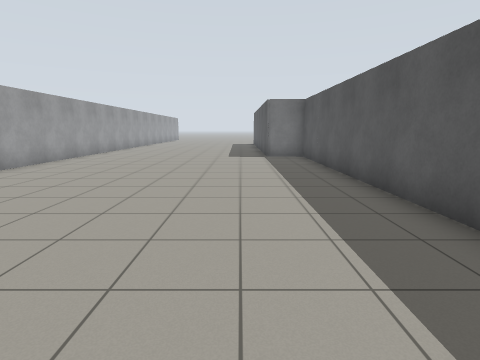
[1] (above)

22 first-person views from a walk through a world built for the Gazebo simulator. The camera is 1.2 m above the floor, tilts 10° down and sees 80° across. Floor lines are 1 m apart. The floor is counted in squares, 1 m on a side. Each view is taken from the middle of a square. On the plan, view 1 faces up. The plan holds only what a view shows up to about 12 squares ahead; the rest is blank. The place goes on beyond the plan.

[2]
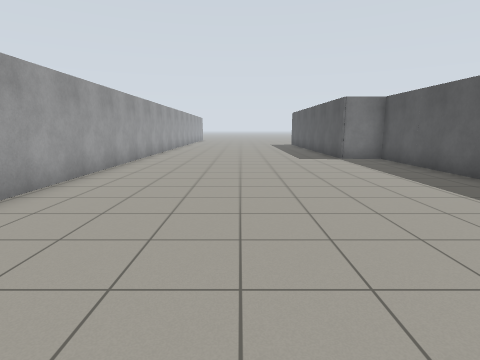

[3]
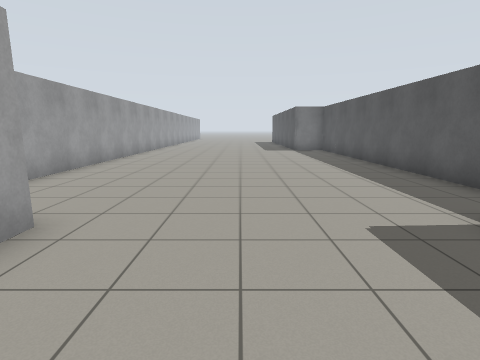

[4]
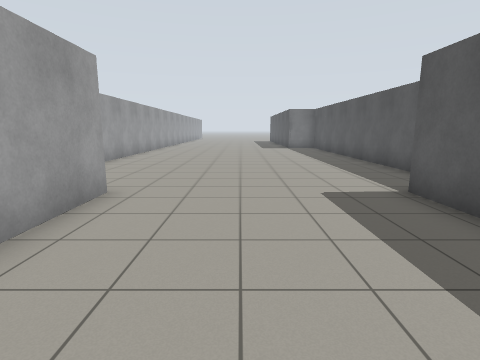

[5]
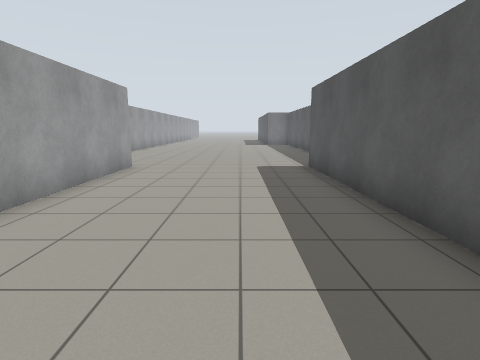

[6]
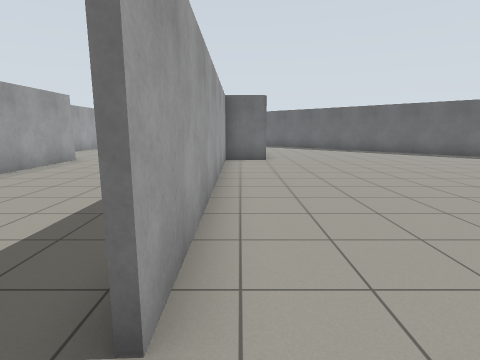

[7]
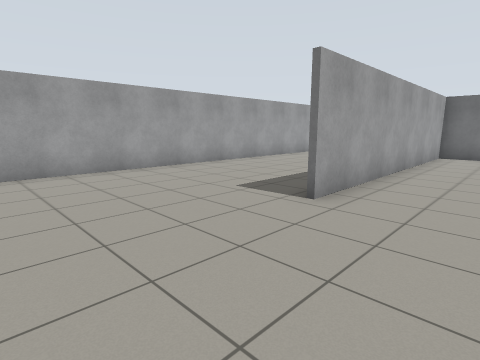

[8]
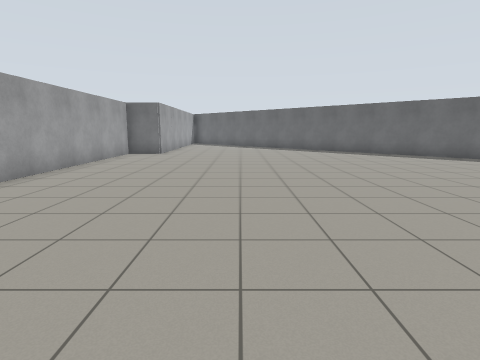

[9]
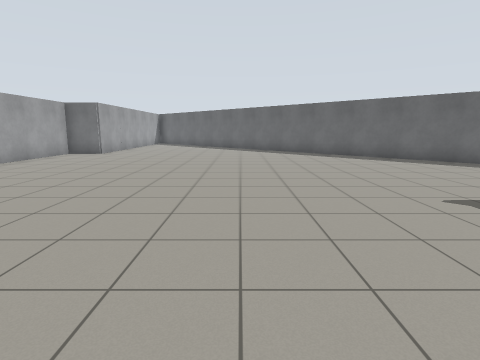

[10]
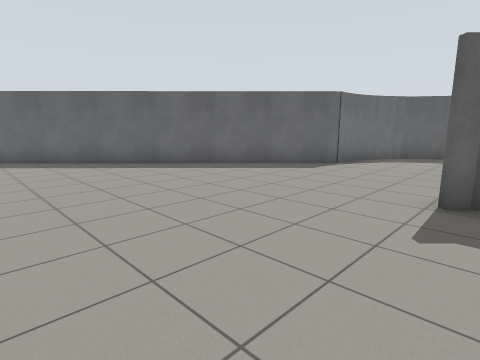

[11]
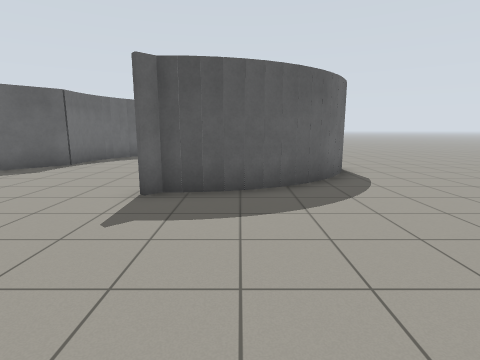

[12]
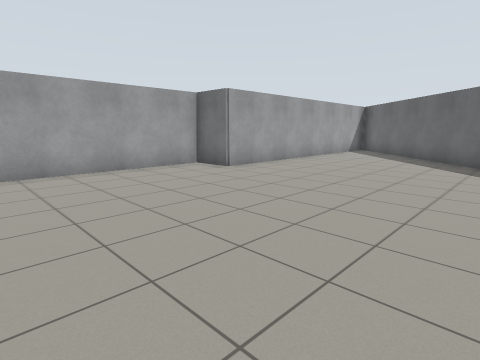

[13]
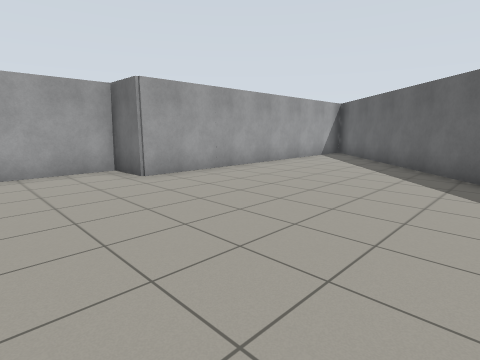

[14]
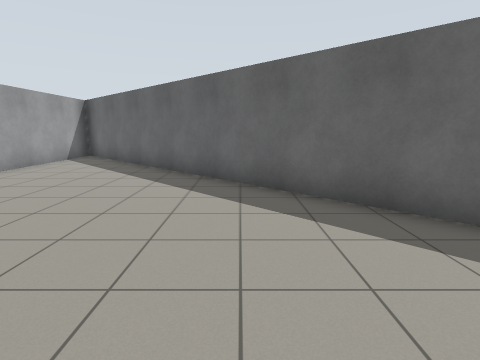

[15]
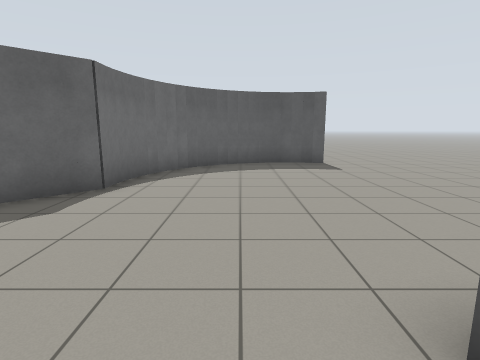

[16]
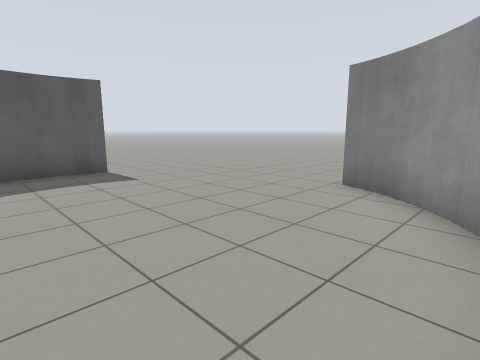

[17]
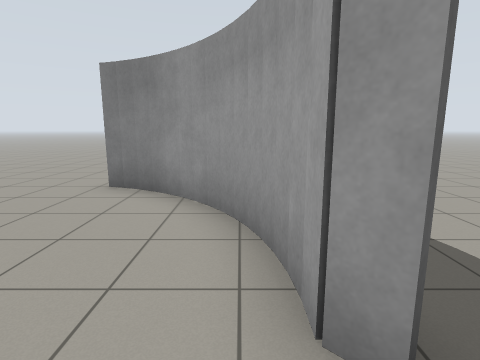

[18]
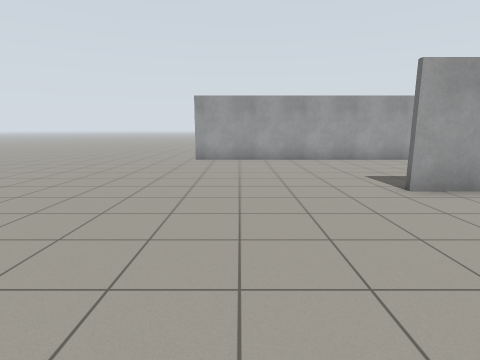

[19]
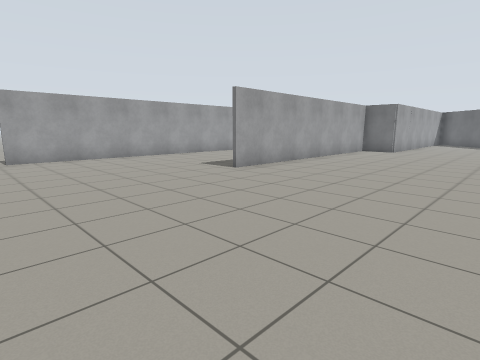

[20]
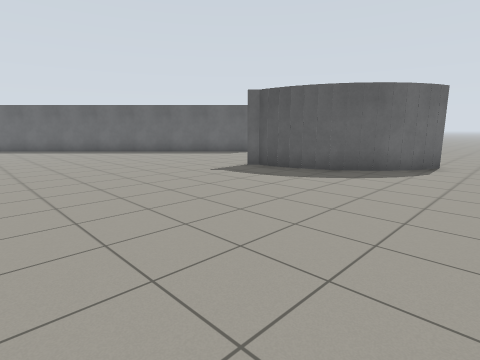

[21]
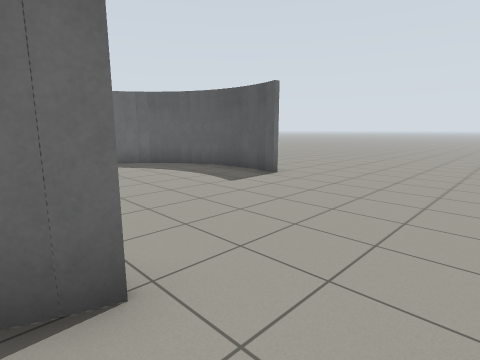

[22]
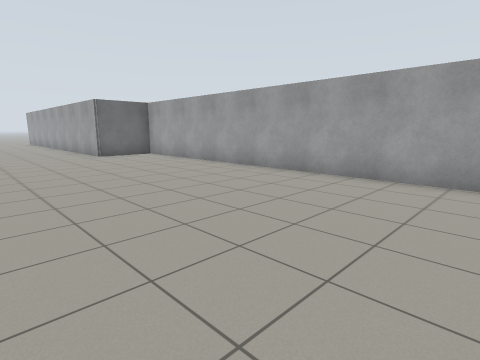

### Floor plan
Points are (right, up) in squares from view 1. A wall is a line through its corners. A room is listed if a view was taken in it or the views show most of it. See-through windows are left out.
Room 1 (views 1, 2, 3, 4, 5, 6, 7, 8, 9, 10, 11, 12, 13, 14, 15, 16, 17, 18, 19, 20, 21, 22)
walls: (1.3, -7.4) (1.3, -0.4); (2.9, 1.7) (2.8, 12.8) (1.1, 12.9); (15.4, -10.2) (15.6, -10.4) (15.6, -11.3); (15.4, -11.3) (15.4, -10.5) (15.1, -10.2); (15.6, -11.2) (15.7, -12.1); (15.7, -12) (16.1, -13) (17.1, -14.1); (15.7, -12.2) (15.4, -11.2); (-4.6, -0.5) (-4.5, -15.8); (16, -12.7) (16.3, -13.2); (16.4, -13.6) (15.9, -12.9) (15.6, -12); (17, -14) (17.8, -14.6); (17, -14.2) (16.4, -13.5); (17.6, -14.5) (18.5, -14.9); (20.6, -6.3) (19.7, -6.2) (4.1, 9.3); (18.1, -14.9) (16.9, -14.2); (18.4, -14.9) (18.9, -15); (3, 9.3) (3, -0.6) (1.4, -0.6) (1.5, -10.7); (18.8, -15.2) (17.9, -14.8); (21.8, -6.5) (20.6, -6.2); (22.8, -7.1) (21.7, -6.5); (23.4, -7.7) (22.6, -7); (24.1, -8.6) (23.3, -7.6); (24.4, -9.7) (24.3, -9.2); (24.6, -11) (24.4, -9.5) (24, -8.5); (24.4, -11.7) (24.5, -10.7); (24.3, -12.1) (24.4, -11.6); (-7.1, 13.3) (-7.1, 2.8)
ways out: opening at (-5, -16.5); opening at (25.5, -13)

Where each view was taken, in squares from view 1:
view 1: 0 up, 0 right, facing up
view 2: 1 up, 3 left, facing up
view 3: 4 down, 2 left, facing up
view 4: 6 down, 2 left, facing up
view 5: 10 down, 1 left, facing up
view 6: 12 down, 2 right, facing up
view 7: 15 down, 4 right, facing up-left
view 8: 15 down, 7 right, facing up
view 9: 15 down, 10 right, facing up
view 10: 11 down, 10 right, facing up-right
view 11: 12 down, 10 right, facing right
view 12: 7 down, 10 right, facing up-left
view 13: 4 down, 10 right, facing up-left
view 14: 3 down, 10 right, facing up
view 15: 9 down, 14 right, facing right
view 16: 9 down, 16 right, facing down-right
view 17: 9 down, 16 right, facing down
view 18: 14 down, 7 right, facing left
view 19: 17 down, 8 right, facing up-left
view 20: 17 down, 8 right, facing up-right
view 21: 17 down, 18 right, facing up-right
view 22: 13 up, 0 right, facing down-left
